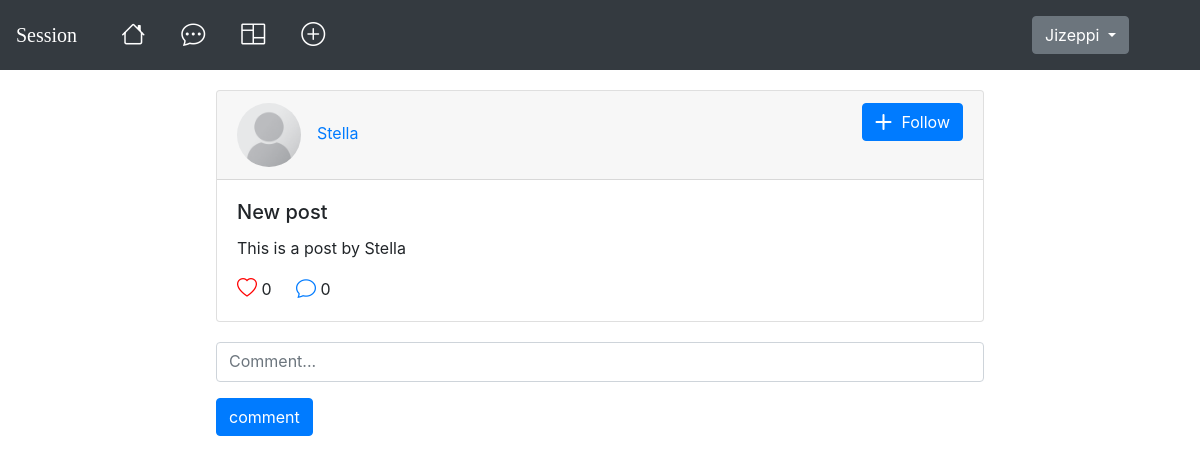
Before: /post/3/ (signed in) with the older database file.
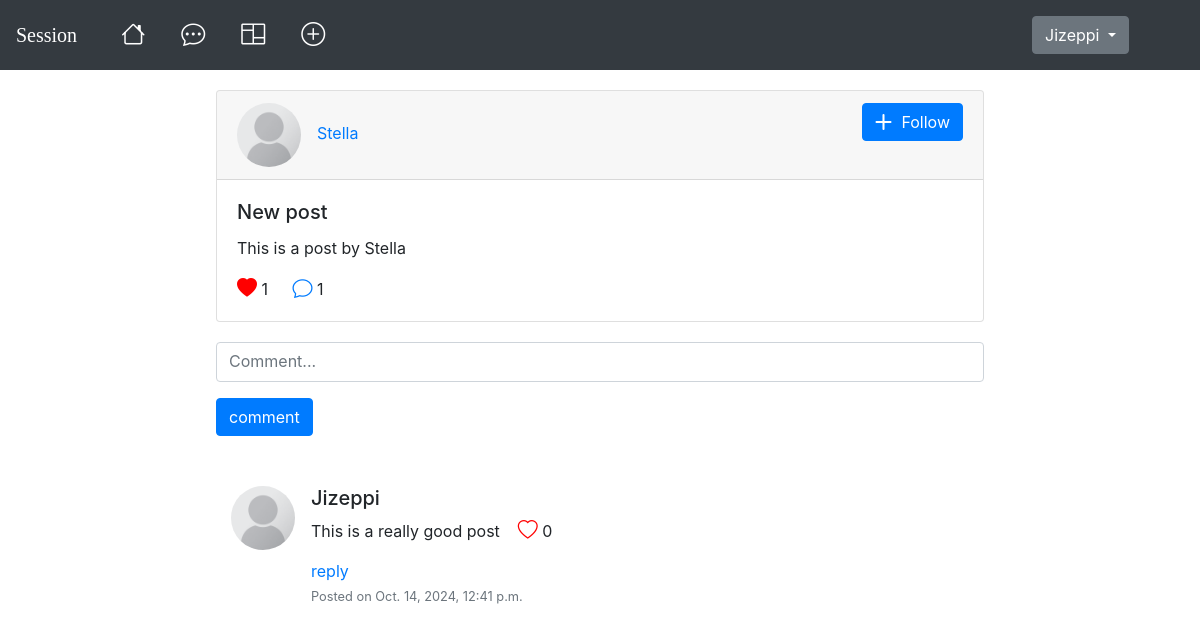
After: the same page with the newer database file.
### session/models.py (models this page shows, shortened)
class Post(models.Model):
    title = models.CharField(max_length=255)
    content = models.TextField()
    created_at = models.DateTimeField(auto_now_add=True)
    likes = models.ManyToManyField(User, related_name='liked_posts')
    author = models.ForeignKey(settings.AUTH_USER_MODEL, on_delete=models.CASCADE, related_name='posts')
    def number_of_likes(self):
        return self.likes.count()

class Comment(models.Model):
    post = models.ForeignKey(Post, on_delete=models.CASCADE, related_name='comments')
    author = models.ForeignKey(User, on_delete=models.CASCADE)
    content = models.TextField()
    created_at = models.DateTimeField(auto_now_add=True)
    liked_by = models.ManyToManyField(User, related_name='comment_likes', blank=True)
    parent_comment = models.ForeignKey('self', null=True, blank=True, related_name='replies', on_delete=models.CASCADE)
    def like_count(self):
        return self.liked_by.count()

class Profile(models.Model):
    user = models.OneToOneField(User, on_delete=models.CASCADE)
    profile_picture = models.ImageField(upload_to='profile_images/', default='default.png', blank=True, null=True)
    bio = models.TextField(max_length=500, blank=True)

### session/views.py (the view)
# urls.py: path('post/<int:id>/', views.post_detail, name='post_detail'),
@login_required(login_url='/login/')
def post_detail(request, id):
    post = get_object_or_404(Post, id=id)
    comments_count = post.comments.count()
    comments = post.comments.filter(parent_comment=None)
    if request.method == 'POST':
        comment_form = CommentForm(request.POST)
        if comment_form.is_valid():
            new_comment = comment_form.save(commit=False)
            new_comment.post = post
            new_comment.author = request.user
            parent_comment_id = request.POST.get('parent_comment')
            if parent_comment_id:
                new_comment.parent_comment = get_object_or_404(Comment, id=parent_comment_id)
            new_comment.save()
            return redirect('post_detail', id=post.id)
    else:
        comment_form = CommentForm()
    context = {
        'post': post,
        'comments_count': comments_count,
        'comments': comments,
        'comment_form': comment_form,
    }
    return render(request, 'post_detail.html', context)

### session/forms.py
class CommentForm(forms.ModelForm):
    class Meta:
        model = Comment
        fields = ['content']
        widgets = {
            'content': forms.Textarea(attrs={'placeholder': 'Comment...'})
        }

### session/templates/post_detail.html (shortened to what this page needs)
{% extends 'base.html' %}
{% load crispy_forms_tags %}
{% load static %}
{% block content %}
<nav class="navbar navbar-expand-lg navbar-dark bg-dark">
    <a class="navbar-brand" href="{% url 'post_list' %}">Session</a>
    <div class="collapse navbar-collapse" id="navbarText">
      <ul class="navbar-nav mr-auto">
        <li class="nav-item active">
          <a class="nav-link" href="#"><i class="bi bi-house h4" title="Home"></i> <span class="sr-only">(current)</span></a>
        </li>
        {% if user.is_authenticated %}
        <li class="nav-item">
          <a class="nav-link actions" href="#"><i class="bi bi-chat-dots h4" title="Messages"></i></a>
        </li>
        {% endif %}
        <li class="nav-item">
          <a class="nav-link actions" href="#"><i class="bi bi-columns h4" title="For You"></i></a>
        </li>
        {% if user.is_authenticated %}
        <li class="nav-item">
          <a href="{% url 'create_post' %}" class="nav-link new-post"><i class="bi bi-plus-circle h4" title="New Post"></i></a>
        </li>
        {% endif %}
      </ul>
      {% if user.is_authenticated %}
      <span class="navbar-text">
        <div class="dropdown">
          <button class="btn btn-secondary dropdown-toggle" type="button" id="dropdownMenuButton" data-toggle="dropdown" aria-haspopup="true" aria-expanded="false">
            {{ user.username }}
          </button>
        </div>
      </span>
      {% endif %}
    </div>
</nav>
<div class="container" style="margin-top: 20px;">
    <div class="card post-card">
        <div class="card-header">
            <img src="{{ user.profile.profile_picture.url }}" class="mr-3 rounded-circle article-img" alt="User image" style="height: 64px;"><a href="{% url 'profile' post.author.username %}" class="author">{{ post.author }}</a>
        {% if user.is_authenticated %}
        {% if request.user != post.author %}
        <span class="follow-button">
            <button class="btn btn-primary"><i class="bi bi-plus-lg"></i>Follow</button>
        </span>
        {% endif %}
        {% endif %}
        </div>
        <div class="card-body">
        <h5 class="card-title">{{ post.title }}</h5>
        <p class="card-text">{{ post.content }}</p>
            {% if request.user in post.likes.all %}
            <a href="{% url 'like_post' post.id %}" class="card-link"><i class="bi bi-heart-fill h5"></i></a>&nbsp;{{ post.number_of_likes }}
            {% else %}
            <a href="{% url 'like_post' post.id %}" class="card-link"><i class="bi bi-heart h5"></i></a>&nbsp;{{ post.number_of_likes }}
            {% endif %}
            <a href="{% url 'post_detail' post.id %}" class="card-link"><i class="bi bi-chat h5"></i></a>&nbsp;{{ comments_count }}
        </div>
    </div>
    <form method="post">
        {{ comment_form|crispy }}
        <button type="submit" class="btn btn-primary" style="margin-left: 171px;">comment</button>
    </form>
</div>
{% for comment in comments %}
<div class="container" style="max-width: 768px; margin-top: 50px;">
    <div class="media mb-4">
        <img src="{{ user.profile.profile_picture.url }}" class="mr-3 rounded-circle article-img" alt="User image" style="height: 64px;">
        <div class="media-body">
            <h5 class="mt-0">{{ comment.author.username }}</h5>
            <p>{{ comment.content }} &nbsp;&nbsp; {% if request.user in comment.liked_by.all %}
            <a href="{% url 'like_comment' comment.id %}" class="card-link"><i class="bi bi-heart-fill h5"></i></a>&nbsp;{{ comment.like_count }}
            {% else %}
            <a href="{% url 'like_comment' comment.id %}" class="card-link"><i class="bi bi-heart h5"></i></a>&nbsp;{{ comment.like_count }}
            {% endif %} </p>
            <a  data-toggle="collapse" href="#collapseExample{{ comment.id }}" role="button" aria-expanded="false" aria-controls="collapseExample">reply</a><br>
            <small class="text-muted">Posted on {{ comment.created_at }}</small>
        </div>
    </div>
</div>
    {% endfor %}
{% endblock %}

Changed rows visible on the page:
computed for Post "New post": number_of_likes "0" → "1"
added Comment: profile.profile_picture (placeholder picture), author.username "Jizeppi", content "This is a really good post", like_count "0", created_at "Oct. 14, 2024, 12:41 p.m."
Other visible differences:
{{ comments_count }}: "0" → "1"
